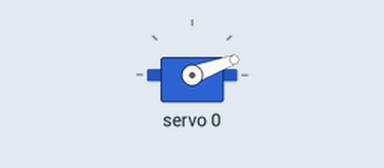
Recording of a sketch running on a simulated Arduino Uno, built with avr-gcc and run on an emulated ATmega328P. Shown: servo. What the sketch prints to the serial monitor is not drawn.

Above: at 0.05 s.
At 4.0 s:
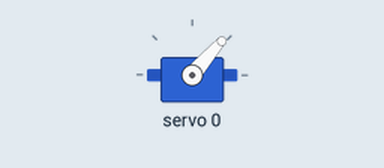
At 6.0 s:
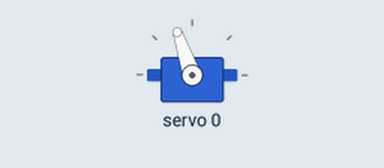
At 8.0 s:
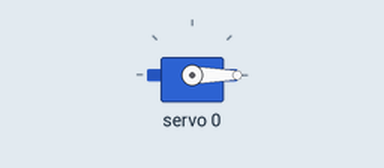
Timing chart, 0 to 10.4 s (numbered marks = the images above):
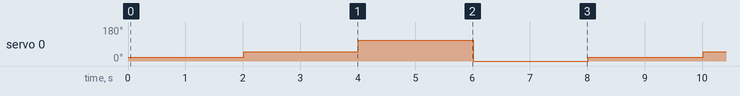

The sketch:

Microcontroller_Servo_Control.ino
```cpp
#include <Wire.h>
#include <Adafruit_PWMServoDriver.h>

//this creates an instance of the PWM servo driver using the default I2C address
Adafruit_PWMServoDriver pwm = Adafruit_PWMServoDriver();

#define SERVOMIN  90   // this defines the minimum pulse length count (out of 4096) for 0 degree position
#define SERVOMAX  490  // this defines the maximum pulse length count (out of 4096) for 285 degree position
#define SERVO_FREQ 50  // this sets the PWM frequency to 50 Hz which is standard for analog servos

uint8_t servonum = 0;  // this stores the servo channel number on the PCA9685 board

void setup() {
  Serial.begin(9600);     //this initialises serial communication at 9600 baud rate for debugging output
  Serial.println("Servo angle test!");     //this prints the message to the serial monitor

  pwm.begin();     //this initialises the PWM driver and prepares it for communication
  pwm.setOscillatorFrequency(27000000);     //this sets the internal oscillator frequency to 27MHz for accurate timing
  pwm.setPWMFreq(SERVO_FREQ);     //this sets the PWM frequency to 50Hz which is required for servo control
  delay(10);     //this provides a short delay to ensure the PWM driver is fully initialised before use
}

//this setServoAngle function converts an angle in degrees to a PWM pulse length and sends it to the specified servo
//it takes the servo channel number and desired angle as parameters and constrains the angle to valid range
void setServoAngle(uint8_t servonum, float angle) {
  if (angle < 0) angle = 0;     //this ensures the angle wont go below 0 degrees (as that is impossible)
  if (angle > 285) angle = 285;     //this ensures the angle wont go above 285 degrees (as that is the maximum for this servo)

  int pulselen = SERVOMIN + (angle / 285.0) * (SERVOMAX - SERVOMIN);     //this calculates the pulse length by mapping the angle to the pulse range
  pwm.setPWM(servonum, 0, pulselen);     //this sends the PWM signal to the servo with the calculated pulse length
}

//this loop function runs continuously and cycles the servo through the different angles
//each angle position is held for 2 seconds before moving to the next position
void loop() {
  setServoAngle(servonum, 45);     //this moves the servo to 45 degrees
  delay(2000);     //this waits for 2 seconds at 45 degrees

  setServoAngle(servonum, 90);     //this moves the servo to 90 degrees
  delay(2000);     //this waits for 2 seconds at 90 degrees

  setServoAngle(servonum, 180);     //this moves the servo to 180 degrees
  delay(2000);     //this waits for 2 seconds at 180 degrees

  setServoAngle(servonum, 0);     //this moves the servo back to 0 degrees
  delay(2000);     //this waits for 2 seconds at 0 degrees before the loop repeats
}
```

Measured:
- by itself, servo 0: repeats every 8.0 s: 109° 2.0 s, 0° 2.0 s, 20° 2.0 s, 49° 2.0 s
